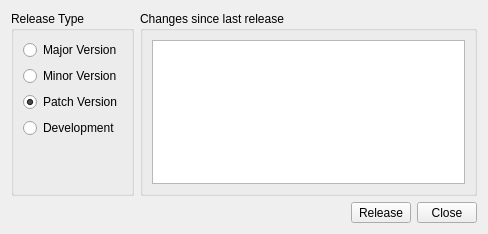
<ui version="4.0" >
 <class>Dialog</class>
 <widget class="QDialog" name="Dialog" >
  <property name="geometry" >
   <rect>
    <x>0</x>
    <y>0</y>
    <width>488</width>
    <height>234</height>
   </rect>
  </property>
  <property name="windowTitle" >
   <string>New Release</string>
  </property>
  <property name="modal" >
   <bool>true</bool>
  </property>
  <layout class="QGridLayout" name="gridLayout_3" >
   <item row="0" column="0" >
    <widget class="QGroupBox" name="groupBox" >
     <property name="title" >
      <string>Release Type</string>
     </property>
     <layout class="QGridLayout" name="gridLayout" >
      <item row="0" column="0" >
       <widget class="QRadioButton" name="rbMajor" >
        <property name="text" >
         <string>Major Version</string>
        </property>
       </widget>
      </item>
      <item row="1" column="0" >
       <widget class="QRadioButton" name="rbMinor" >
        <property name="text" >
         <string>Minor Version</string>
        </property>
       </widget>
      </item>
      <item row="2" column="0" >
       <widget class="QRadioButton" name="rbPatch" >
        <property name="text" >
         <string>Patch Version</string>
        </property>
        <property name="checked" >
         <bool>true</bool>
        </property>
       </widget>
      </item>
      <item row="3" column="0" >
       <widget class="QRadioButton" name="rbDev" >
        <property name="text" >
         <string>Development</string>
        </property>
       </widget>
      </item>
      <item row="4" column="0" >
       <spacer name="verticalSpacer" >
        <property name="orientation" >
         <enum>Qt::Vertical</enum>
        </property>
        <property name="sizeHint" stdset="0" >
         <size>
          <width>20</width>
          <height>40</height>
         </size>
        </property>
       </spacer>
      </item>
     </layout>
    </widget>
   </item>
   <item row="0" column="1" colspan="3" >
    <widget class="QGroupBox" name="groupBox_2" >
     <property name="title" >
      <string>Changes since last release</string>
     </property>
     <layout class="QGridLayout" name="gridLayout_2" >
      <item row="0" column="0" >
       <widget class="QTextEdit" name="txtChange" />
      </item>
     </layout>
    </widget>
   </item>
   <item row="1" column="1" >
    <spacer name="horizontalSpacer" >
     <property name="orientation" >
      <enum>Qt::Horizontal</enum>
     </property>
     <property name="sizeHint" stdset="0" >
      <size>
       <width>220</width>
       <height>17</height>
      </size>
     </property>
    </spacer>
   </item>
   <item row="1" column="2" >
    <widget class="QToolButton" name="btnRelease" >
     <property name="minimumSize" >
      <size>
       <width>60</width>
       <height>0</height>
      </size>
     </property>
     <property name="text" >
      <string>Release</string>
     </property>
    </widget>
   </item>
   <item row="1" column="3" >
    <widget class="QToolButton" name="btnClose" >
     <property name="minimumSize" >
      <size>
       <width>60</width>
       <height>0</height>
      </size>
     </property>
     <property name="text" >
      <string>Close</string>
     </property>
    </widget>
   </item>
  </layout>
 </widget>
 <resources/>
 <connections/>
</ui>
